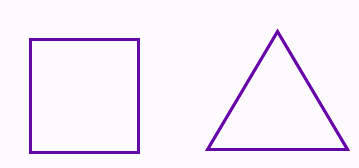
#> input picture Images/sample1.png, 359 x 168 px
$ jupyter execute --allow-errors Curvetopia.ipynb
#> lines starting #> are read from the running program, lines starting #| are printed output that depends on the picture; after the words box and inside, x2 and y2 are one past the last pixel; in counts of white or black regions, pixels touching at a corner belong together
<a href="https://colab.research.google.com/github/neeraja-04/CURVETOPIA/blob/main/Curvetopia.ipynb" target="_parent"></a>

Importing necessary Libraries

[cell 1]
import cv2
import numpy as np
from matplotlib import pyplot as plt

Preprocessing the image

[cell 2]
def preprocess_image(image_path, threshold_value=127):
    # Load the image and convert it to grayscale
    img = cv2.imread(image_path)
    gray = cv2.cvtColor(img, cv2.COLOR_BGR2GRAY)

    # Apply a binary threshold to the grayscale image
    _, binary_threshold = cv2.threshold(gray, threshold_value, 255, cv2.THRESH_BINARY)

    # Find contours in the thresholded image
    contours, _ = cv2.findContours(binary_threshold, cv2.RETR_TREE, cv2.CHAIN_APPROX_SIMPLE)

    return img, gray, contours

Name the image

[cell 3]
def annotate_image(img, text, center, color=(0, 0, 0), offset=(0, 0)):
    cv2.putText(img, text, (center[0] + offset[0], center[1] + offset[1]),
                cv2.FONT_HERSHEY_SIMPLEX, 0.6, color, 2)

Function to detect shape

[cell 4]
def detect_shapes(image, contours):
    # Find the bounding box of the entire image
    outermost_contour = max(contours, key=cv2.contourArea)

    for contour in contours:
        # Skip the outermost contour (bounding box)
        if np.array_equal(contour, outermost_contour):
            continue

        approx = cv2.approxPolyDP(contour, 0.01 * cv2.arcLength(contour, True), True)
        cv2.drawContours(image, [contour], 0, (0, 0, 255), 5)

        M = cv2.moments(contour)
        if M['m00'] == 0.0:
            continue

        cx = int(M['m10'] / M['m00'])
        cy = int(M['m01'] / M['m00'])

        num_vertices = len(approx)
        shape_text = ""

        if num_vertices == 3:
            shape_text = "Triangle"
        elif num_vertices == 4:
            x, y, w, h = cv2.boundingRect(approx)
            aspectRatio = float(w) / h
            shape_text = "Square" if 0.95 <= aspectRatio <= 1.05 else "Rectangle"
        elif num_vertices == 5:
            shape_text = "Pentagon"
        elif num_vertices == 6:
            shape_text = "Hexagon"
        elif num_vertices == 7:
            shape_text = "Heptagon"
        elif num_vertices == 8:
            shape_text = "Octagon"
        elif num_vertices == 9:
            shape_text = "Nonagon"
        elif num_vertices == 10:
            if cv2.isContourConvex(approx):
                shape_text = "Decagon"
            else:
                shape_text = "Star"
        else:
            area = cv2.contourArea(contour)
            perimeter = cv2.arcLength(contour, True)
            if perimeter == 0:
                continue
            circularity = 4 * np.pi * (area / (perimeter ** 2))
            if 0.89 <= circularity <= 1 and num_vertices > 6:
                shape_text = "Circle"
            else:
                shape_text = "Other"

        annotate_image(image, shape_text, (cx, cy))

Function to detect Symmetry

[cell 5]
def detect_symmetry(image, gray, contours):
    vertical_img = image.copy()
    horizontal_img = image.copy()
    diagonal1_img = image.copy()
    diagonal2_img = image.copy()

    for contour in contours:
        if len(contour) < 5:
            continue

        M = cv2.moments(contour)
        if M['m00'] == 0:
            continue

        cx = int(M['m10'] / M['m00'])
        cy = int(M['m01'] / M['m00'])

        x, y, w, h = cv2.boundingRect(contour)
        center_x = x + w // 2
        center_y = y + h // 2

        mask = np.zeros_like(gray)
        cv2.drawContours(mask, [contour], -1, 255, -1)

        def check_symmetry(mask, flip_func):
            roi_mask = mask[y:y+h, x:x+w]
            flipped_mask = flip_func(roi_mask)
            if flipped_mask.shape != roi_mask.shape:
                flipped_mask = cv2.resize(flipped_mask, (roi_mask.shape[1], roi_mask.shape[0]))
            similarity = np.sum(roi_mask == flipped_mask) / (w * h)
            return similarity

        vertical_similarity = check_symmetry(mask, np.fliplr)
        horizontal_similarity = check_symmetry(mask, np.flipud)
        diagonal_similarity_1 = check_symmetry(mask, lambda m: np.transpose(m))
        diagonal_similarity_2 = check_symmetry(mask, lambda m: np.transpose(np.fliplr(m)))

        symmetry_threshold = 0.75

        if vertical_similarity > symmetry_threshold:
            annotate_image(vertical_img, 'Vertical Symmetry', (cx, cy), color=(0, 0, 255))
            cv2.line(vertical_img, (center_x, y), (center_x, y + h), (255, 0, 0), 2)

        if horizontal_similarity > symmetry_threshold:
            annotate_image(horizontal_img, 'Horizontal Symmetry', (cx, cy), color=(0, 255, 0), offset=(0, 20))
            cv2.line(horizontal_img, (x, center_y), (x + w, center_y), (0, 255, 0), 2)

        if diagonal_similarity_1 > symmetry_threshold:
            annotate_image(diagonal1_img, 'Diagonal Symmetry 1', (cx, cy), color=(255, 255, 0), offset=(0, 40))
            cv2.line(diagonal1_img, (x, y), (x + w, y + h), (255, 255, 0), 2)

        if diagonal_similarity_2 > symmetry_threshold:
            annotate_image(diagonal2_img, 'Diagonal Symmetry 2', (cx, cy), color=(0, 255, 255), offset=(0, 60))
            cv2.line(diagonal2_img, (x, y + h), (x + w, y), (0, 255, 255), 2)

    return vertical_img, horizontal_img, diagonal1_img, diagonal2_img

Display images

[cell 6]
def display_image(img, title="Image"):
    plt.imshow(cv2.cvtColor(img, cv2.COLOR_BGR2RGB))
    plt.title(title)
    plt.show()

**DETECTING AND DISPLAYING SYMMETRY IN REGULAR SHAPES**

[cell 7]
image_path = './Images/sample1.png'
img, gray, contours = preprocess_image(image_path)
#> in preprocess_image, img is the input picture: shape (168, 359, 3); mean B, G, R 250.2, 240.4, 246.5
#> in preprocess_image, `_, binary_threshold = cv2.threshold(gray, threshold_value, 255, cv2.TH..`:
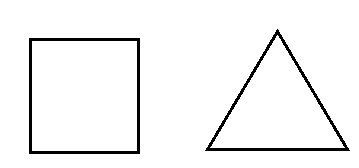
#> binary_threshold: shape (168, 359); 95.7% white; 2 black regions
#> in preprocess_image, `contours, _ = cv2.findContours(binary_threshold, cv2.RETR_TREE, cv2.CH..`: contours = 5 contours; box (x1, y1, x2, y2) and area: (0, 0, 359, 168) 59786, (28, 37, 141, 155) 13102, (32, 41, 137, 151) 11336, (204, 28, 351, 152) 9084, (210, 35, 345, 148) 7466

vertical_img, horizontal_img, diagonal1_img, diagonal2_img = detect_symmetry(img, gray, contours)
#> the loop in detect_symmetry, `for contour in contours:` made 5 passes
#> (cx, cy, x, y, w, h, center_x, center_y) on passes 2, 4, 5: (84, 95, 28, 37, 113, 118, 84, 96), (277, 109, 204, 28, 147, 124, 277, 90), (277, 109, 210, 35, 135, 113, 277, 91)
#> contour on passes 1, 3: [[0, 0], [0, 167], [358, 167], [358, 0]], [[32, 41], [32, 150], [136, 150], [136, 41]]
#> pass 2, in check_symmetry, `roi_mask = mask[y:y+h, x:x+w]`:
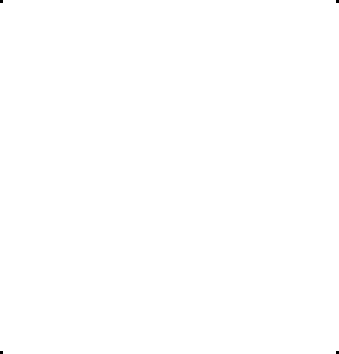
#> roi_mask: shape (118, 113) (shown 3 times larger); 100% white; black in thin lines or dots
#> pass 2, in check_symmetry (call 3), `flipped_mask = flip_func(roi_mask)`:
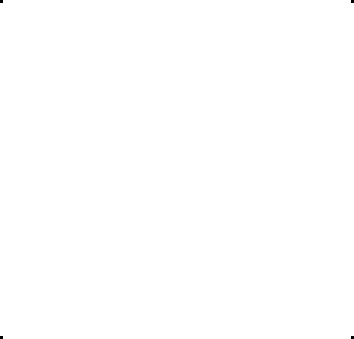
#> flipped_mask: shape (113, 118) (shown 3 times larger); 100% white; black in thin lines or dots
#> after the loop in detect_symmetry, `for contour in contours:`:
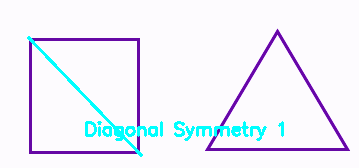
#> diagonal1_img: shape (168, 359, 3); 3.03% of pixels changed, all inside (x1, y1, x2, y2) = (27, 36, 284, 157)
#> after the loop in detect_symmetry, `for contour in contours:`:
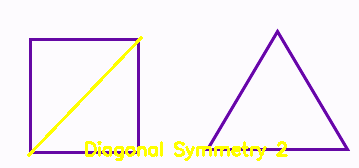
#> diagonal2_img: shape (168, 359, 3); 3.16% of pixels changed, all inside (x1, y1, x2, y2) = (27, 36, 288, 161)
#> after the loop in detect_symmetry, `for contour in contours:`:
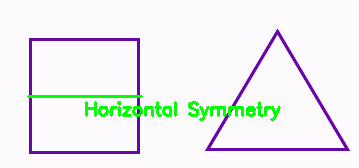
#> horizontal_img: shape (168, 359, 3); 2.8% of pixels changed, all inside (x1, y1, x2, y2) = (27, 95, 281, 121)
#> after the loop in detect_symmetry, `for contour in contours:`:
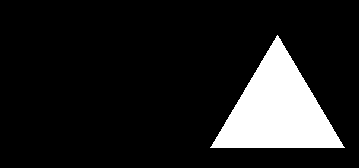
#> mask: shape (168, 359); 12.7% white; 1 white region, box (x1, y1, x2, y2) and area: (210, 35, 345, 148) 7646
#> after the loop in detect_symmetry, `for contour in contours:`:
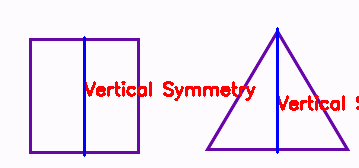
#> vertical_img: shape (168, 359, 3); 4.02% of pixels changed, all inside (x1, y1, x2, y2) = (83, 27, 359, 157)

display_image(img, "Original Image with Detected Shapes")
display_image(vertical_img, "Vertical Symmetry")
display_image(horizontal_img, "Horizontal Symmetry")
display_image(diagonal1_img, "Diagonal Symmetry 1")
display_image(diagonal2_img, "Diagonal Symmetry 2")

**Detect and display shapes in the original image**

[cell 8]
image_path = './Images/star.jpg'
img, gray, contours = preprocess_image(image_path)
#> call 2 of preprocess_image, with image_path = './Images/star.jpg', threshold_value = 127
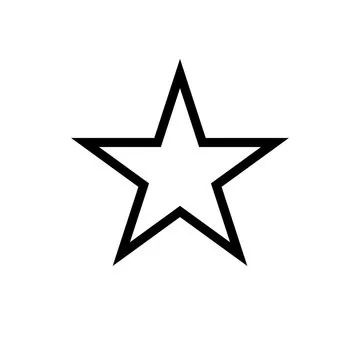
#> input picture Images/star.jpg, 360 x 360 px
#> in preprocess_image, img is the input picture: shape (360, 360, 3); min 0, max 255, mean 242.1
#> in preprocess_image (call 2), `_, binary_threshold = cv2.threshold(gray, threshold_value, 255, cv2.TH..`: binary_threshold: shape (360, 360); 94.9% white; 1 black region
#> in preprocess_image (call 2), `contours, _ = cv2.findContours(binary_threshold, cv2.RETR_TREE, cv2.CH..`: contours = 3 contours; box (x1, y1, x2, y2) and area: (0, 0, 360, 360) 128881, (71, 59, 289, 266) 15075, (100, 90, 260, 242) 7871

detect_shapes(img, contours)
#> in detect_shapes, `outermost_contour = max(contours, key=cv2.contourArea)`: outermost_contour = [[0, 0], [0, 359], [359, 359], [359, 0]]
#> the loop in detect_shapes, `for contour in contours:` made 3 passes
#> (cx, cy, num_vertices, shape_text) on passes 2 to 3: (179, 172, 10, 'Star'), (179, 172, 10, 'Star')
#> contour on pass 1: [[0, 0], [0, 359], [359, 359], [359, 0]]
#> after the loop in detect_shapes, `for contour in contours:`:
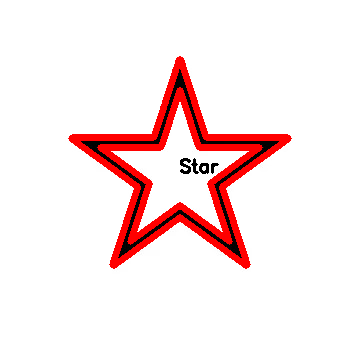
#> image: shape (360, 360, 3); mean B, G, R 231.2, 231.2, 249.5
display_image(img, "Shapes Detected")

**Regularizing curves**

[cell 9]
import numpy as np
import matplotlib.pyplot as plt
import svgwrite
import cairosvg

def read_csv(csv_path):
    np_path_XYs = np.genfromtxt(csv_path, delimiter=',')
    path_XYs = []

    # Iterate through unique path IDs (first column)
    for path_id in np.unique(np_path_XYs[:, 0]):
        path_data = np_path_XYs[np_path_XYs[:, 0] == path_id]
        XYs = []

        # Iterate through unique sub-path IDs (second column)
        for sub_id in np.unique(path_data[:, 1]):
            XY = path_data[path_data[:, 1] == sub_id][:, 2:]
            XYs.append(XY)

        path_XYs.append(XYs)

    return path_XYs

# [48 lines left out: functions plot, polylines2svg, not called in this run]

def regularize_curves(paths_XYs):
    # Placeholder for future regularization logic
    return paths_XYs

def explore_symmetry(paths_XYs):
    # Placeholder for future symmetry exploration logic
    return paths_XYs

def complete_curves(paths_XYs):
    # Placeholder for future curve completion logic
    return paths_XYs

# Path to the CSV file
csv_path = './problems/occlusion1.csv'

# Read the CSV and process the data
#> (the rest of this cell did not finish here and is left out)
